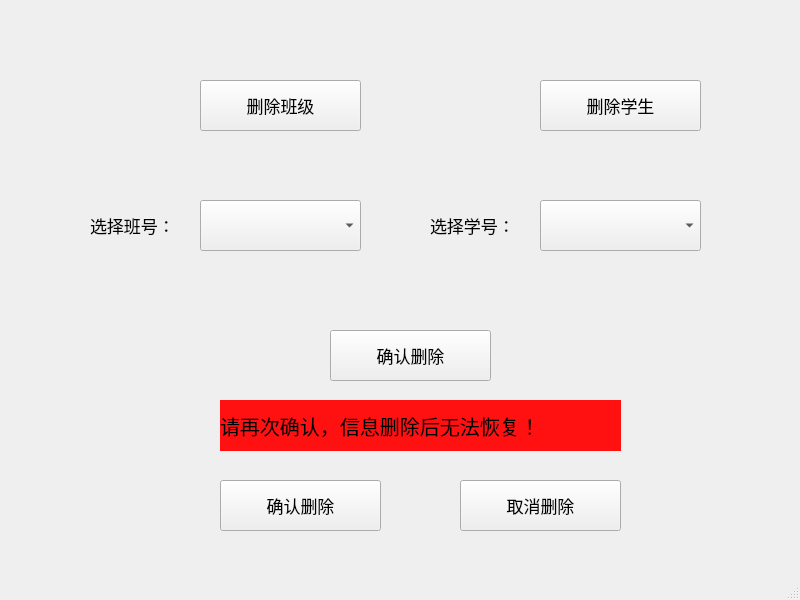
<?xml version="1.0" encoding="UTF-8"?>
<ui version="4.0">
 <class>DelInformation</class>
 <widget class="QMainWindow" name="DelInformation">
  <property name="geometry">
   <rect>
    <x>0</x>
    <y>0</y>
    <width>800</width>
    <height>600</height>
   </rect>
  </property>
  <property name="windowTitle">
   <string>删除信息</string>
  </property>
  <widget class="QWidget" name="centralwidget">
   <widget class="QPushButton" name="DelGradeButton">
    <property name="geometry">
     <rect>
      <x>200</x>
      <y>80</y>
      <width>161</width>
      <height>51</height>
     </rect>
    </property>
    <property name="font">
     <font>
      <pointsize>13</pointsize>
     </font>
    </property>
    <property name="text">
     <string>删除班级</string>
    </property>
   </widget>
   <widget class="QPushButton" name="DelStuButton">
    <property name="geometry">
     <rect>
      <x>540</x>
      <y>80</y>
      <width>161</width>
      <height>51</height>
     </rect>
    </property>
    <property name="font">
     <font>
      <pointsize>13</pointsize>
     </font>
    </property>
    <property name="text">
     <string>删除学生</string>
    </property>
   </widget>
   <widget class="QComboBox" name="GradeComboBox">
    <property name="geometry">
     <rect>
      <x>200</x>
      <y>200</y>
      <width>161</width>
      <height>51</height>
     </rect>
    </property>
    <property name="font">
     <font>
      <pointsize>13</pointsize>
     </font>
    </property>
   </widget>
   <widget class="QComboBox" name="StucomboBox">
    <property name="geometry">
     <rect>
      <x>540</x>
      <y>200</y>
      <width>161</width>
      <height>51</height>
     </rect>
    </property>
    <property name="font">
     <font>
      <pointsize>13</pointsize>
     </font>
    </property>
   </widget>
   <widget class="QLabel" name="label">
    <property name="geometry">
     <rect>
      <x>90</x>
      <y>200</y>
      <width>101</width>
      <height>51</height>
     </rect>
    </property>
    <property name="font">
     <font>
      <pointsize>13</pointsize>
     </font>
    </property>
    <property name="text">
     <string>选择班号：</string>
    </property>
   </widget>
   <widget class="QLabel" name="Stulabel">
    <property name="geometry">
     <rect>
      <x>430</x>
      <y>200</y>
      <width>131</width>
      <height>51</height>
     </rect>
    </property>
    <property name="font">
     <font>
      <pointsize>13</pointsize>
     </font>
    </property>
    <property name="text">
     <string>选择学号：</string>
    </property>
   </widget>
   <widget class="QPushButton" name="SureButton">
    <property name="geometry">
     <rect>
      <x>330</x>
      <y>330</y>
      <width>161</width>
      <height>51</height>
     </rect>
    </property>
    <property name="font">
     <font>
      <pointsize>13</pointsize>
     </font>
    </property>
    <property name="text">
     <string>确认删除</string>
    </property>
   </widget>
   <widget class="QLabel" name="SureLabel">
    <property name="geometry">
     <rect>
      <x>220</x>
      <y>400</y>
      <width>401</width>
      <height>51</height>
     </rect>
    </property>
    <property name="font">
     <font>
      <pointsize>15</pointsize>
     </font>
    </property>
    <property name="styleSheet">
     <string notr="true">background-color: rgb(255, 17, 17);</string>
    </property>
    <property name="text">
     <string>请再次确认，信息删除后无法恢复！</string>
    </property>
   </widget>
   <widget class="QPushButton" name="AgainSureButton">
    <property name="geometry">
     <rect>
      <x>220</x>
      <y>480</y>
      <width>161</width>
      <height>51</height>
     </rect>
    </property>
    <property name="font">
     <font>
      <pointsize>13</pointsize>
     </font>
    </property>
    <property name="text">
     <string>确认删除</string>
    </property>
   </widget>
   <widget class="QPushButton" name="CancelButton">
    <property name="geometry">
     <rect>
      <x>460</x>
      <y>480</y>
      <width>161</width>
      <height>51</height>
     </rect>
    </property>
    <property name="font">
     <font>
      <pointsize>13</pointsize>
     </font>
    </property>
    <property name="text">
     <string>取消删除</string>
    </property>
   </widget>
  </widget>
  <widget class="QMenuBar" name="menubar">
   <property name="geometry">
    <rect>
     <x>0</x>
     <y>0</y>
     <width>800</width>
     <height>26</height>
    </rect>
   </property>
  </widget>
  <widget class="QStatusBar" name="statusbar"/>
 </widget>
 <resources/>
 <connections/>
</ui>
